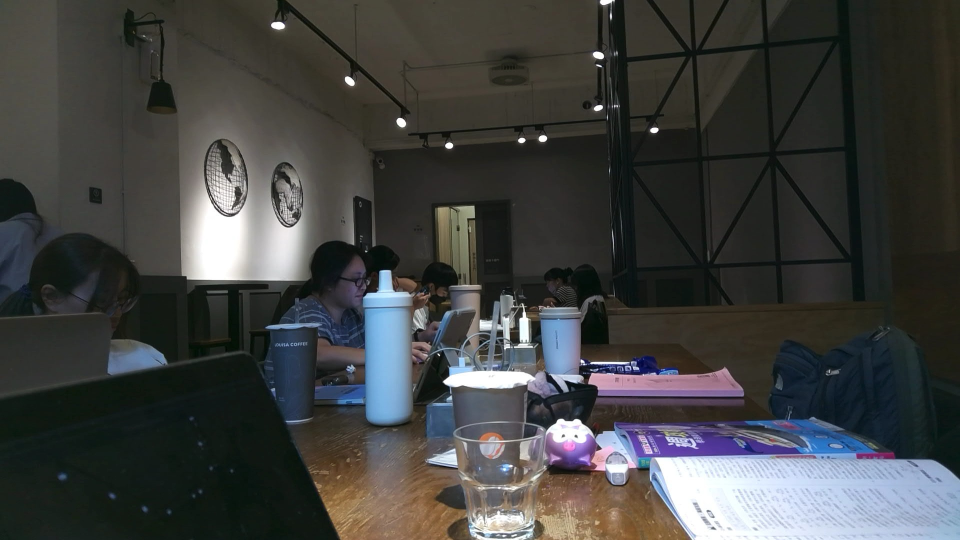
#> input picture RGB/thermal_camera_20240901-163452.jpg, 1920 x 1080 px, given in place of RGBthermal_camera_20240901-163452.jpg, which was not available (shown at 1/2 size)
$ python Thermal2RGB_perspective.py
#> lines starting #> are read from the running program, lines starting #| are printed output that depends on the picture; pictures that were not available may be replaced by others from this repository, and a replacement may not be noted
import cv2
import os
import numpy as np

# Homography 計算函數
def find_homography():
    pts_RGB = np.array([[869, 415],[1018, 407],[1025, 577],[877, 587]])
    pts_Thermal = np.array([[137,100],[371, 94],[377, 367],[143, 371]])
    h, status = cv2.findHomography(pts_Thermal, pts_RGB)
    return h

# 取得 Homography matrix
h = find_homography()

# 確保使用絕對路徑或轉為 Windows 相容的路徑格式
RGB_images = os.listdir(r'..\RGB')
T_images = os.listdir(r'..\TRM')
count = 0

for i in RGB_images:
    # 讀取照片
    RGB_frame = cv2.imread(r'..\RGB' + i)
#> RGB_frame is the input picture: shape (1080, 1920, 3); mean B, G, R 64.7, 65.9, 64.7
    T_frame = cv2.imread(r'..\TRM' + T_images[count])
    print(f"Processing {i} and {T_images[count]}")

    count += 1

    if RGB_frame is None or T_frame is None:
        print('No image data')
        continue

    # 移除縮放操作，使用原始尺寸進行處理
    im_out = cv2.warpPerspective(T_frame, h, (RGB_frame.shape[1], RGB_frame.shape[0]))
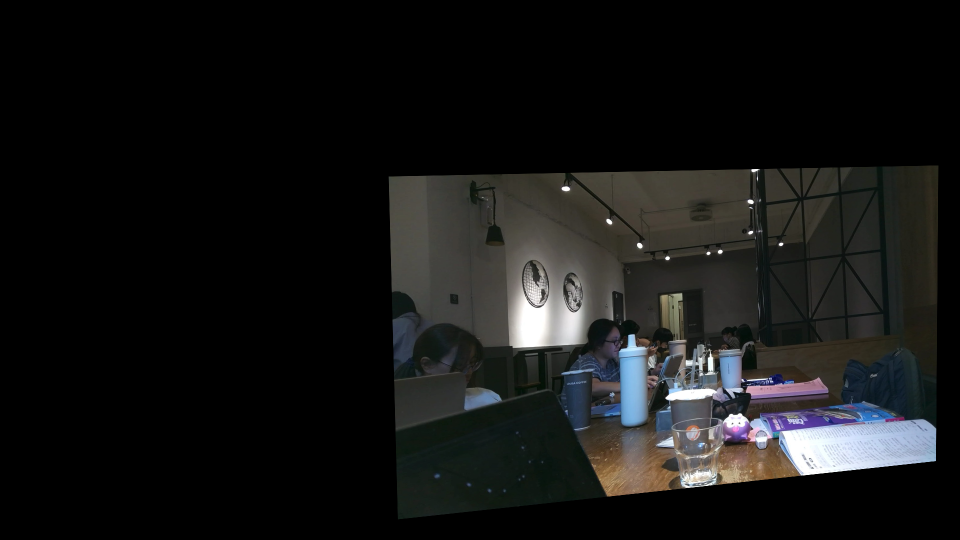
#> im_out: shape (1080, 1920, 3) (shown at 1/2 size); mean B, G, R 21.4, 21.9, 21.5
    im_color_final = cv2.applyColorMap(im_out, cv2.COLORMAP_JET)
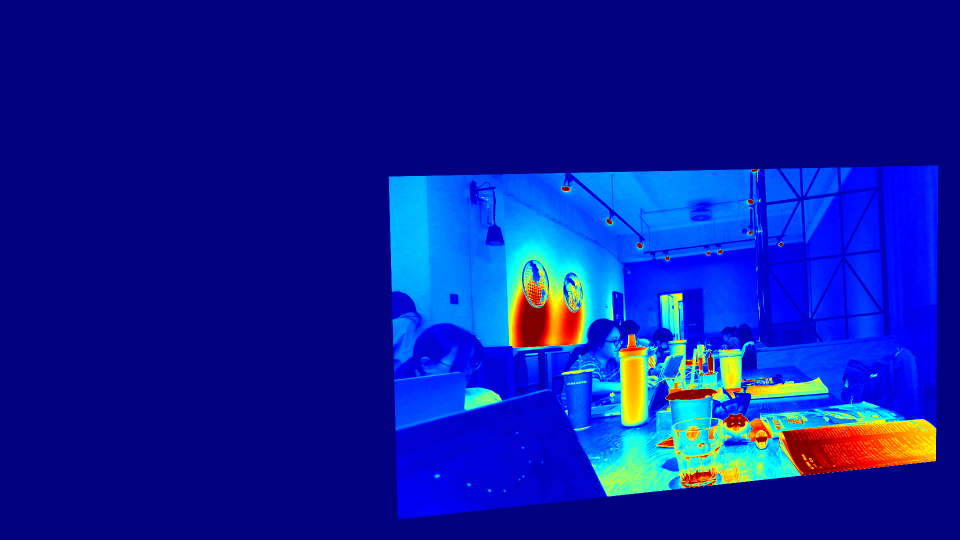
#> im_color_final: shape (1080, 1920, 3) (shown at 1/2 size); mean B, G, R 157, 26.9, 9.4

    img_add_final = cv2.addWeighted(RGB_frame, 0.6, im_color_final, 0.4, 0)
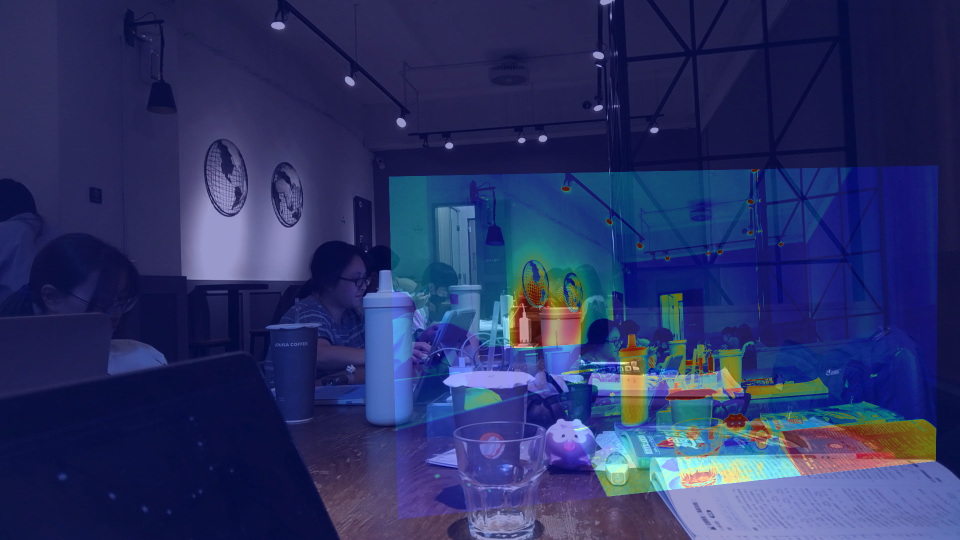
#> img_add_final: shape (1080, 1920, 3) (shown at 1/2 size); mean B, G, R 101.6, 50.3, 42.6

    # 顯示處理後的影像
    cv2.imshow('RGB', RGB_frame)
    cv2.imshow('Thermal', T_frame)
    cv2.imshow('Fusion', img_add_final)
    cv2.imshow('Thermal Processed', im_color_final)
    # 如果要保存處理後的圖片，可以使用 cv2.imwrite
    cv2.imwrite(f'Processed_RGB_{i}', RGB_frame)
    cv2.imwrite(f'Processed_Thermal_{T_images[count-1]}', im_out)
    cv2.imwrite(f'Processed_Fusion_{i}', img_add_final)

    # 按 'q' 鍵退出
    if cv2.waitKey(0) & 0xFF == ord('q'):
#> (key q is pressed here)
        break

cv2.destroyAllWindows()
